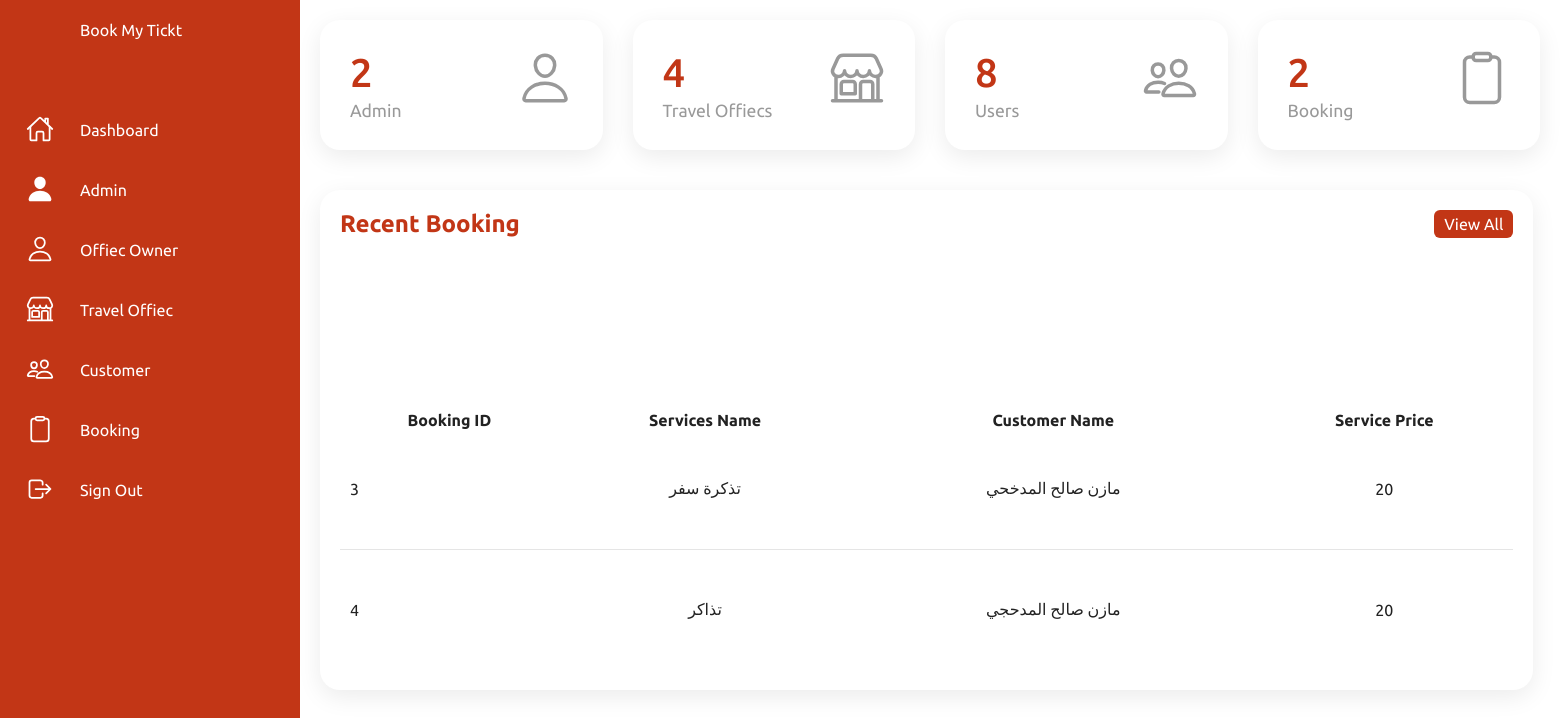
Screenshot of /admin/dashbord.php with the database file from the repository.
### tables this page shows
CREATE TABLE `booking_table` (
  `booking_id` int(12) NOT NULL,
  `office_id` int(6) NOT NULL,
  `user_id` int(6) NOT NULL,
  `services_name` varchar(100) NOT NULL,
  `service_price` varchar(50) NOT NULL,
  `service_notes` text NOT NULL,
  `customer_fullname` varchar(100) NOT NULL,
  `customer_phone` varchar(20) NOT NULL,
  `booking_date` varchar(65) NOT NULL,
  `passport_image` text NOT NULL,
  `payment_image` text NOT NULL,
  `booking_notes` text NOT NULL,
  `payment_methode` varchar(55) NOT NULL,
  `office_phone` varchar(18) NOT NULL,
  `statues` varchar(30) NOT NULL,
  `date_ofbooking` timestamp NOT NULL DEFAULT current_timestamp() ON UPDATE current_timestamp()
);

### admin/dashbord.php (the view, shortened to what this page needs)
<!DOCTYPE html>
<html lang="en">
<head>
    <link rel="stylesheet" href="assets/css/style.css">
</head>
<body>
<?php
        include "navbar.php";
        include "db_conn.php";
     ?>
        <div class="main">
            <div class="cardBox">
                <div class="card">
                    <div>
                        <?php
                         $dash_admin_query = "SELECT * FROM admins_table";
                         $dash_admin_query_run = mysqli_query($conn,$dash_admin_query);
                         if($admin_total = mysqli_num_rows($dash_admin_query_run)){
                            echo '<div class="numbers">'.$admin_total.'</div>';
                         }
                         else{
                            echo '<div class="numbers">No Data</div>';
                         }
                        ?>
                        <div class="cardName">Admin</div>
                    </div>
                    <div class="iconBx">
                    <ion-icon name="person-outline"></ion-icon>
                    </div>
                </div>
                <div class="card">
                    <div>
                    <?php
                         $dash_offiecs_query = "SELECT * FROM offices";
                         $dash_offiecs_query_run = mysqli_query($conn,$dash_offiecs_query);
                         if($offiecs_total = mysqli_num_rows($dash_offiecs_query_run)){
                            echo '<div class="numbers">'.$offiecs_total.'</div>';
                         }
                         else{
                            echo '<div class="numbers">No Data</div>';
                         }
                        ?>
                        <div class="cardName">Travel Offiecs</div>
                    </div>
                    <div class="iconBx">
                    <ion-icon name="storefront-outline"></ion-icon>
                    </div>
                </div>
                <div class="card">
                    <div>
                    <?php
                         $dash_users_query = "SELECT * FROM users_table";
                         $dash_users_query_run = mysqli_query($conn,$dash_users_query);
                         if($users_total = mysqli_num_rows($dash_users_query_run)){
                            echo '<div class="numbers">'.$users_total.'</div>';
                         }
                         else{
                            echo '<div class="numbers">No Data</div>';
                         }
                        ?>
                        <div class="cardName">Users</div>
                    </div>
                    <div class="iconBx">
                    <ion-icon name="people-outline"></ion-icon>
                    </div>
                </div>
                <div class="card">
                    <div>
                    <?php
                         $dash_booking_query = "SELECT * FROM booking_table";
                         $dash_booking_query_run = mysqli_query($conn,$dash_booking_query);
                         if($booking_total = mysqli_num_rows($dash_booking_query_run)){
                            echo '<div class="numbers">'.$booking_total.'</div>';
                         }
                         else{
                            echo '<div class="numbers">No Data</div>';
                         }
                        ?>
                        <div class="cardName">Booking</div>
                    </div>
                    <div class="iconBx">
                    <ion-icon name="clipboard-outline"></ion-icon>
                    </div>
                </div>
            </div>
            <div class="details">
                <div class="recentOrders">
                    <div class="cardHeader">
                        <h2>Recent Booking</h2>
                        <a href="booking.php" class="btn">View All</a>
                    </div>
          <table>
          <thead>
          <tr>
          <th >Booking ID </th>
          <th >Services Name</th>
          <th >Customer Name</th>
          <th >Service Price</th>
          </tr>
          </thead>
          <tbody>
          <?php
         $sql = "SELECT * FROM `booking_table`";
         $result = mysqli_query($conn, $sql);
         while ($row = mysqli_fetch_assoc($result)) {
         ?>
          <tr>
            <td><?php echo $row["booking_id"] ?></td>
            <td><?php echo $row["services_name"] ?></td>
            <td><?php echo $row["customer_fullname"] ?></td>
            <td><?php echo $row["service_price"] ?></td>
            </tr>
            <?php
            }
        ?>
       </tbody>
       </table>
                </div>
            </div>
        </div>
</body>
</html>

### admin/assets/css/style.css (style rules this page uses)
* { font-family: "Ubuntu", sans-serif; margin: 0; padding: 0; box-sizing: border-box; }
:root { --blue: #c23616; --white: #fff; --gray: #f5f5f5; --black1: #222; --black2: #999; }
body { min-height: 100vh; overflow-x: hidden; }
.main { position: absolute; width: calc(100% - 300px); left: 300px; min-height: 100vh; background: var(--white); transition: 0.5s; }
.cardBox { position: relative; width: 100%; padding: 20px; display: grid; grid-template-columns: repeat(4, 1fr); grid-gap: 30px; }
.cardBox .card { position: relative; background: var(--white); padding: 30px; border-radius: 20px; display: flex; justify-content: space-between; cursor: pointer; box-shadow: 0 7px 25px rgba(0, 0, 0, 0.08); }
.cardBox .card .numbers { position: relative; font-weight: 500; font-size: 2.5rem; color: var(--blue); }
.cardBox .card .cardName { color: var(--black2); font-size: 1.1rem; margin-top: 5px; }
.cardBox .card .iconBx { font-size: 3.5rem; color: var(--black2); }
.details { position: relative; width: 150%; padding: 20px; display: grid; grid-template-columns: 2fr 1fr; grid-gap: 30px; }
.details .recentOrders { position: relative; display: grid; min-height: 500px; background: var(--white); padding: 20px; box-shadow: 0 7px 25px rgba(0, 0, 0, 0.08); border-radius: 20px; }
.details .cardHeader { display: flex; justify-content: space-between; align-items: flex-start; }
.cardHeader h2 { font-weight: 600; color: var(--blue); }
.cardHeader .btn { position: relative; padding: 5px 10px; background: var(--blue); text-decoration: none; color: var(--white); border-radius: 6px; }
.details table { width: 100%; border-collapse: collapse; margin-top: 10px; }
.details .recentOrders table tr { color: var(--black1); border-bottom: 1px solid rgba(0, 0, 0, 0.1); }
.details .recentOrders table tr:last-child { border-bottom: none; }
.details .recentOrders table tr td { padding: 10px; }
.details .recentOrders table tr td:last-child { text-align: center; }
.details .recentOrders table tr td:nth-child(2) { text-align: center; }
.details .recentOrders table tr td:nth-child(3) { text-align: center; }

### rows the page displays
booking_table: booking_id "3", services_name "تذكرة سفر", customer_fullname "مازن صالح المدخحي", service_price "20"
booking_table: booking_id "4", services_name "تذاكر", customer_fullname "مازن صالح المدحجي", service_price "20"

### other values shown
$admin_total "2"
$offiecs_total "4"
$users_total "8"
$booking_total "2"
